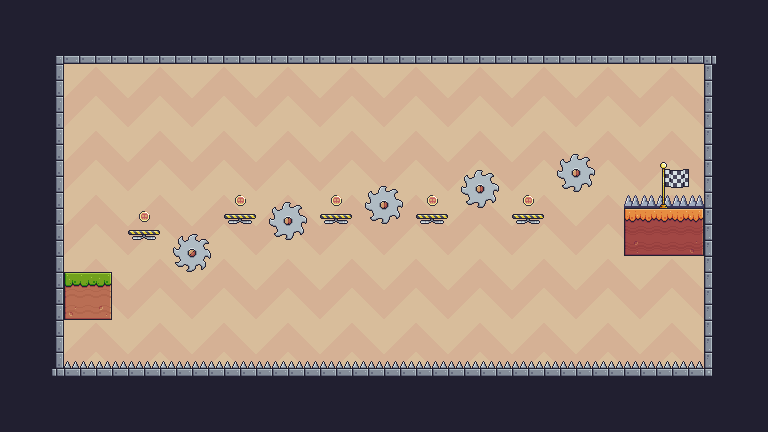

The image is a tile-based game level rendered from a .tmx file. Its description and source (layers, tilesets, objects; grid data summarised) follow:
An orthogonal 48x27 tile map with 16x16 px tiles, 8 tile layers (background, platforms, falling_platforms, active_spikes, ...), 9 tilesets and 7 objects.

<map version="1.5" tiledversion="1.5.0" orientation="orthogonal" renderorder="left-up" width="48" height="27" tilewidth="16" tileheight="16" infinite="0" nextlayerid="18" nextobjectid="22">
 <tileset firstgid="1" source="Backgrounds.tsx" />
 <tileset firstgid="8" source="coin.tsx" />
 <tileset firstgid="9" source="end_point.tsx" />
 <tileset firstgid="19" source="falling_platform.tsx" />
 <tileset firstgid="20" source="spikes.tsx" />
 <tileset firstgid="24" source="static_spikes.tsx" />
 <tileset firstgid="25" source="Terrain.tsx" />
 <tileset firstgid="267" source="moving_platforms.tsx" />
 <tileset firstgid="275" source="saw.tsx" />
 <layer id="1" name="background" width="48" height="27" locked="1">
  <data>[1296 cells, 50 non-empty, 1 distinct tile ids]</data>
 </layer>
 <layer id="2" name="platforms" width="48" height="27" locked="1">
  <data>[1296 cells, 560 non-empty, 27 distinct tile ids]</data>
 </layer>
 <layer id="8" name="falling_platforms" width="48" height="27" locked="1">
  <data>[1296 cells, 5 non-empty, 1 distinct tile ids]</data>
 </layer>
 <layer id="17" name="active_spikes" width="48" height="27">
  <properties>
   <property name="rotation" type="float" value="0" />
  </properties>
  <data>[1296 cells, 5 non-empty, 1 distinct tile ids]</data>
 </layer>
 <layer id="4" name="static_spikes" width="48" height="27" locked="1">
  <properties>
   <property name="rotation" type="float" value="0" />
  </properties>
  <data>[1296 cells, 40 non-empty, 1 distinct tile ids]</data>
 </layer>
 <layer id="16" name="saw" width="48" height="27" locked="1">
  <properties>
   <property name="speed" type="float" value="5" />
   <property name="x_direction" type="int" value="0" />
   <property name="x_end" type="float" value="0" />
   <property name="x_start" type="float" value="0" />
   <property name="y_direction" type="int" value="1" />
   <property name="y_end" type="float" value="320" />
   <property name="y_start" type="float" value="128" />
  </properties>
  <data>[1296 cells, 5 non-empty, 2 distinct tile ids]</data>
 </layer>
 <layer id="3" name="coins" width="48" height="27" locked="1">
  <data>[1296 cells, 5 non-empty, 1 distinct tile ids]</data>
 </layer>
 <layer id="7" name="end_point" width="48" height="27" locked="1">
  <data>[1296 cells, 1 non-empty, 1 distinct tile ids]</data>
 </layer>
 <objectgroup id="9" name="collided_objects" locked="1">
  <object id="2" x="64" y="48" width="640" height="16" />
  <object id="3" x="704" y="64" width="16" height="304" />
  <object id="4" x="64" y="368" width="640" height="16" />
  <object id="5" x="48" y="64" width="16" height="304" />
  <object id="13" x="624" y="208" width="80" height="48" />
  <object id="16" x="64" y="272" width="48" height="48" />
 </objectgroup>
 <objectgroup id="10" name="player" locked="1">
  <object id="11" x="80" y="224" />
 </objectgroup>
</map>
